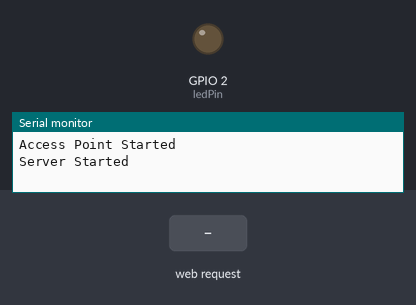
Simulated run of this sketch. Board: ESP32. On the bench: output pins drawn as LEDs (lit = HIGH), the last lines printed to the serial monitor. The test bench sets the inputs (shaded band).

Above: at 1.2 s.
1.3 s: HTTP request GET /ON received
At 2.3 s:
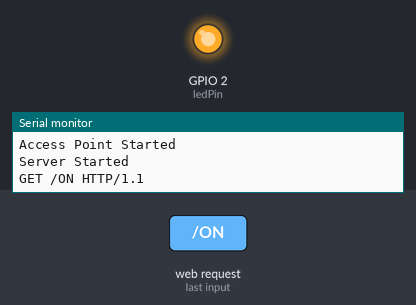
2.8 s: HTTP request GET /OFF received
At 3.4 s:
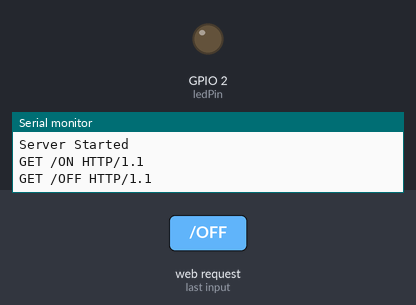
Timing chart, 0 to 5.8 s (numbered marks = the images above; inputs shaded):
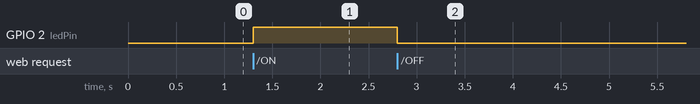

Measured:
- after the input at 1.3 s, GPIO 2 (ledPin): LOW → HIGH at once
- after the input at 2.8 s, GPIO 2 (ledPin): HIGH → LOW at once

The sketch:

AP.ino
```cpp
#include <WiFi.h>
#include <WiFiClient.h>
#include <WiFiServer.h>

const char* ssid = "ESP32_AP";
const char* password = "12345678";

WiFiServer server(80);

const int ledPin = 2;  // Built-in LED pin

void setup() {
  Serial.begin(115200);
  pinMode(ledPin, OUTPUT);
  digitalWrite(ledPin, LOW);

  // Start the AP
  WiFi.softAP(ssid, password);
  Serial.println("Access Point Started");

  server.begin();
  Serial.println("Server Started");
}

void loop() {
  WiFiClient client = server.available();
  if (client) {
    String request = client.readStringUntil('\r');
    client.flush();

    Serial.println(request);

    if (request.indexOf("ON") != -1) {
      digitalWrite(ledPin, HIGH);
    } else if (request.indexOf("OFF") != -1) {
      digitalWrite(ledPin, LOW);
    }

    // Send response to client
    client.println("HTTP/1.1 200 OK");
    client.println("Content-Type: text/html");
    client.println("");
    client.println("<!DOCTYPE HTML>");
    client.println("<html><body><h1>ESP32 LED Control</h1></body></html>");
    client.stop();
  }
}
```
